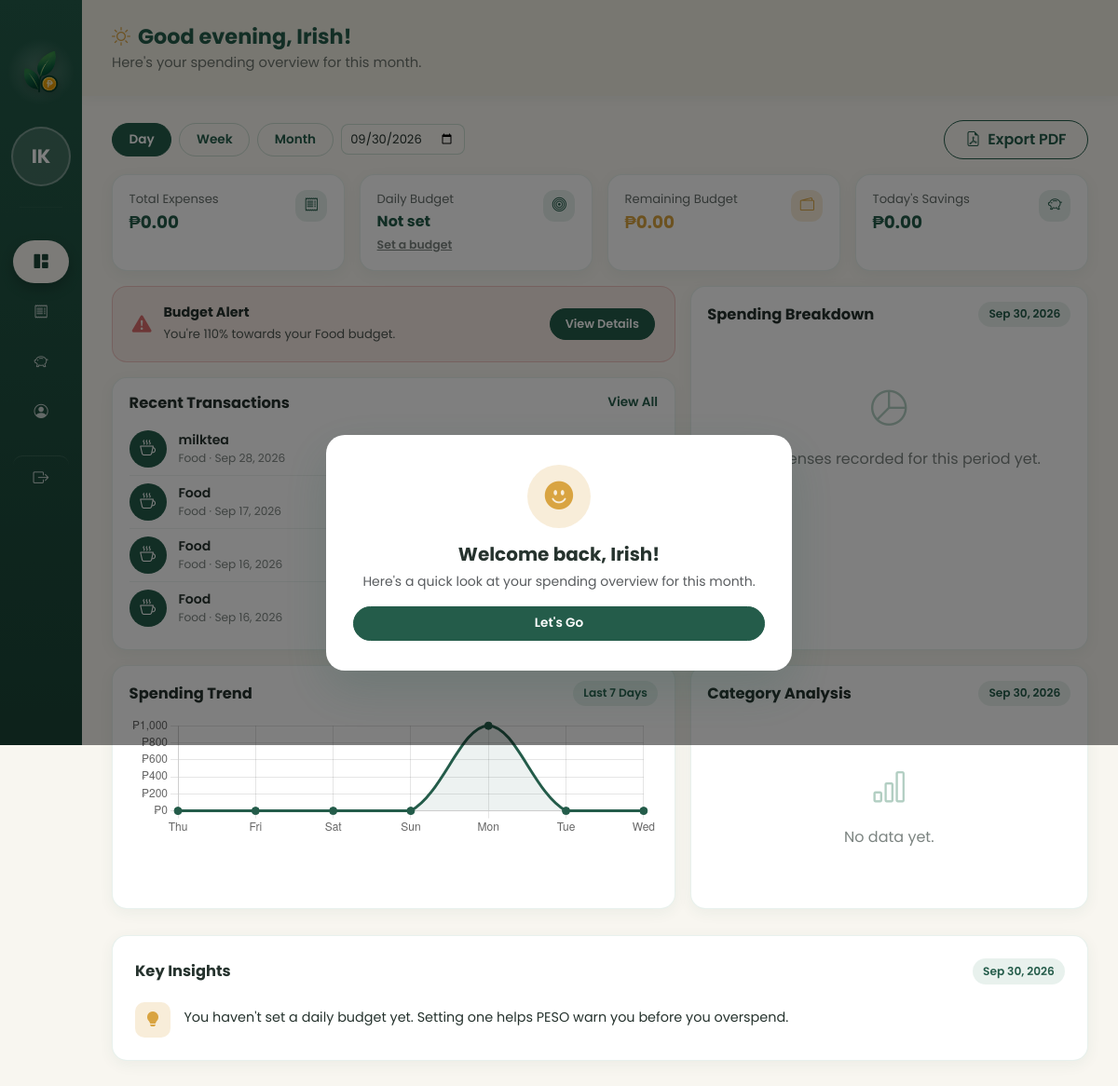
The app's page /dashboard.php?range=day&day=2026-09-30 (signed in) with its own data.
### tables this page shows
CREATE TABLE `expenses` (
  `id` int(10) UNSIGNED NOT NULL,
  `user_id` int(10) UNSIGNED NOT NULL,
  `amount` decimal(10,2) NOT NULL,
  `category` varchar(30) NOT NULL,
  `payment_method` varchar(30) NOT NULL DEFAULT 'Cash',
  `description` varchar(255) DEFAULT NULL,
  `expense_date` date NOT NULL,
  `period_type` enum('day','week','month','custom') NOT NULL DEFAULT 'month',
  `created_at` timestamp NOT NULL DEFAULT current_timestamp()
);

### dashboard.php (the view, shortened to what the rows shown need)
<?php
require_once __DIR__ . '/config/db.php';
require_once __DIR__ . '/includes/categories.php';
$userId = (int) $_SESSION['user_id'];
$range = $_GET['range'] ?? 'month';
$stmt = $pdo->prepare(
    'SELECT id, amount, category, description, expense_date FROM expenses
     WHERE user_id = ? ORDER BY expense_date DESC, id DESC LIMIT 4'
);
$stmt->execute([$userId]);
$recentTransactions = $stmt->fetchAll();
$trendLabels = [];
$trendData = [];
$trendSumStmt = $pdo->prepare('SELECT COALESCE(SUM(amount), 0) FROM expenses WHERE user_id = ? AND expense_date BETWEEN ? AND ?');
if ($range === 'day') {
    for ($i = 6; $i >= 0; $i--) {
        $d = date('Y-m-d', strtotime("-{$i} days"));
        $trendSumStmt->execute([$userId, $d, $d]);
        $trendLabels[] = date('D', strtotime($d));
        $trendData[] = (float) $trendSumStmt->fetchColumn();
    }
}
?>
<!DOCTYPE html>
<html lang="en">
<head>
<link href="https://cdn.jsdelivr.net/npm/bootstrap@5.3.3/dist/css/bootstrap.min.css" rel="stylesheet">
<link rel="stylesheet" href="https://cdn.jsdelivr.net/npm/bootstrap-icons@1.11.3/font/bootstrap-icons.css">
<link rel="stylesheet" href="assets/css/style.css">
<link rel="stylesheet" href="assets/css/auth.css">
<link rel="stylesheet" href="assets/css/dashboard.css">
</head>
<body class="dash-body dashboard-page">
<div class="dash-wrapper">
  <main class="dash-main">
    <?php include __DIR__ . '/includes/topbar.php'; ?>
    <div class="dash-fold">
    <div class="dash-fold-row row g-3 mb-3">
      <div class="col-lg-7">
        <div class="d-flex flex-column gap-3 h-100">
          <div class="dash-card flex-grow-1">
            <div class="dash-card-header">
              <h2>Recent Transactions</h2>
            </div>
            <?php if (empty($recentTransactions)): ?>
              <div class="empty-state">
                <i class="bi bi-receipt"></i>
                No transactions yet.
              </div>
            <?php else: ?>
              <?php foreach ($recentTransactions as $t): ?>
                <div class="transaction-item">
                  <span class="transaction-icon" style="background-color:<?php echo peso_category_color($t['category']); ?>;">
                    <i class="bi <?php echo peso_category_icon($t['category']); ?>"></i>
                  </span>
                  <div class="transaction-info">
                    <div class="transaction-name"><?php echo htmlspecialchars($t['description'] ?: $t['category']); ?></div>
                    <div class="transaction-meta"><?php echo htmlspecialchars($t['category']); ?> &middot; <?php echo date('M j, Y', strtotime($t['expense_date'])); ?></div>
                  </div>
                  <div class="transaction-amount"><?php echo peso_format_currency($t['amount']); ?></div>
                </div>
              <?php endforeach; ?>
            <?php endif; ?>
          </div>
        </div>
      </div>
      <div class="col-lg-5">
        <div class="dash-card h-100">
          <div class="dash-card-header">
            <h2>Spending Breakdown</h2>
          </div>
        </div>
      </div>
    </div>
    <div class="dash-fold-row row g-3">
      <div class="col-lg-7">
        <div class="dash-card h-100">
          <div class="dash-card-header">
            <h2>Spending Trend</h2>
          </div>
        </div>
      </div>
      <div class="col-lg-5">
        <div class="dash-card h-100">
          <div class="dash-card-header">
            <h2>Category Analysis</h2>
          </div>
        </div>
      </div>
    </div>
    </div>
    <div class="row g-3 mt-1">
      <div class="col-12">
        <div class="dash-card">
          <div class="dash-card-header">
            <h2>Key Insights</h2>
          </div>
        </div>
      </div>
    </div>
  </main>
</div>
<script>
new Chart(document.getElementById('trendChart'), {
  type: 'line',
  data: {
    labels: <?php echo json_encode($trendLabels); ?>,
    datasets: [{
      data: <?php echo json_encode($trendData); ?>,
      borderColor: '#245C4A',
      backgroundColor: 'rgba(36, 92, 74, 0.08)',
      fill: true,
      tension: 0.35,
      pointBackgroundColor: '#245C4A',
      pointRadius: 4
    }]
  },
  options: {
    responsive: true,
    maintainAspectRatio: false,
    plugins: { legend: { display: false } },
    scales: {
      y: { beginAtZero: true, ticks: { callback: function (v) { return '₱' + v.toLocaleString(); } } }
    }
  }
});
</script>
</body>
</html>

### records on screen
expenses: description "milktea", category "Food", expense_date "Sep 28, 2026"
expenses: category "Food", expense_date "Sep 17, 2026"
expenses: category "Food", expense_date "Sep 16, 2026"
expenses: category "Food", expense_date "Sep 16, 2026"

### other values on screen
$sidebarInitials ?: 'U' "IK"
$topbarSubtitle "Here's your spending overview for this month."
peso_format_currency($chartTotal) "₱0.00"
$rangeBudgetLabel "Daily Budget"
peso_format_currency(max($periodRemaining, 0)) "₱0.00"
$rangeSavingsLabel "Today's Savings"
peso_format_currency($periodSavings) "₱0.00"
$budgetAlert['pct'] "110"
$budgetAlert['category'] "Food"
$chartPeriodLabel "Sep 30, 2026"
$trendRangeLabel "Last 7 Days"
$insight['text'] "You haven't set a daily budget yet. Setting one helps PESO warn you before you overspend."
$firstName "Irish"
chart data {{ json_encode($trendData) }} [0,0,0,0,1000,0,0]
